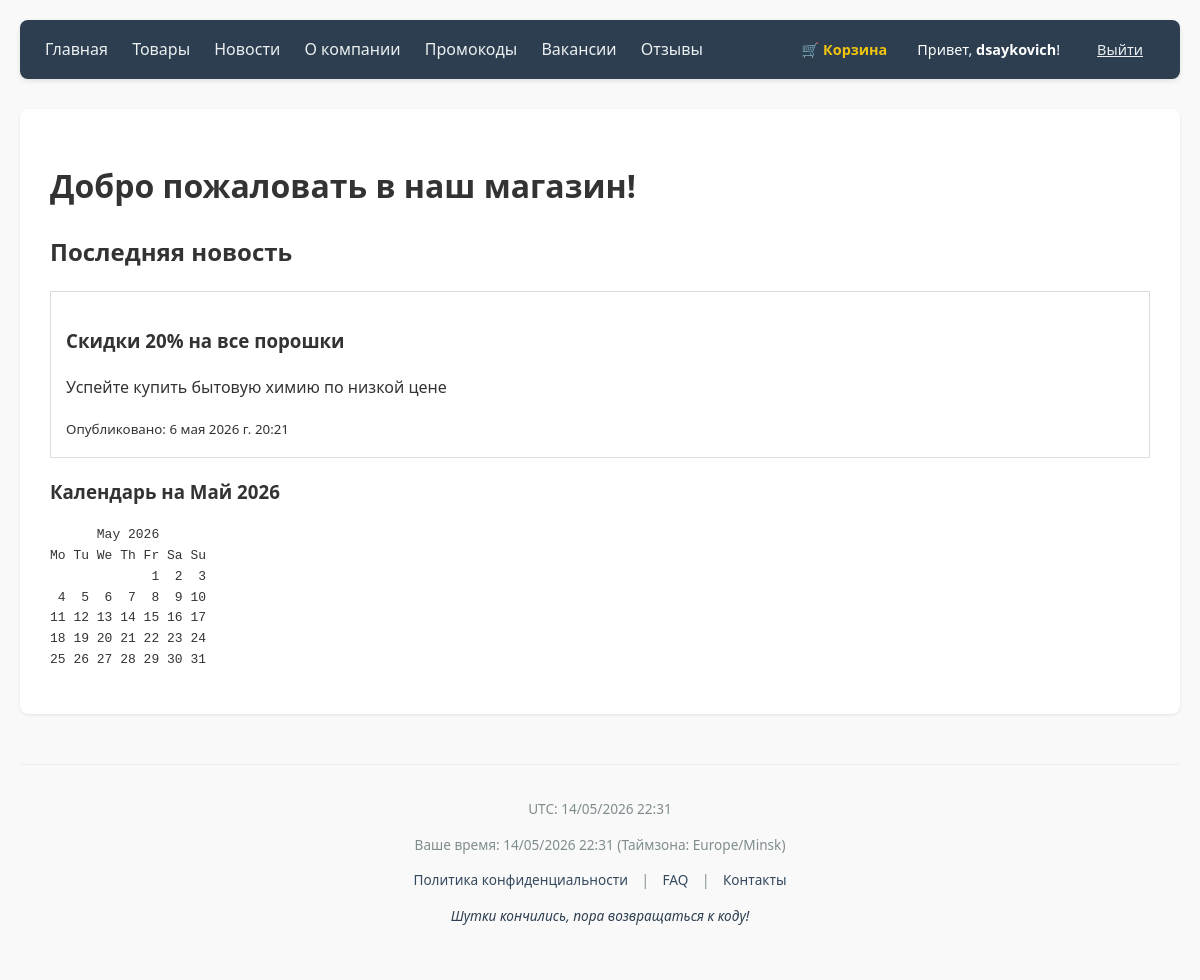
Screenshot of / (signed in) with the database file from the repository.
### shop/models.py (models this page shows)
class TimeStampedModel(models.Model):
    created_at = models.DateTimeField(auto_now_add=True, verbose_name="Дата добавления")
    updated_at = models.DateTimeField(auto_now=True, verbose_name="Дата изменения")
    class Meta:
        abstract = True # Это значит, что таблица в БД для этой модели создана не будет

class News(TimeStampedModel):
    title = models.CharField(max_length=200, verbose_name="Заголовок")
    short_description = models.CharField(max_length=255, verbose_name="Краткое содержание (1 предложение)")
    content = models.TextField(verbose_name="Полная статья")
    image = models.ImageField(upload_to='news/', verbose_name="Картинка")
    publish_date = models.DateTimeField(auto_now_add=True)
    class Meta:
        verbose_name_plural = "Новости"

### shop/views.py (the view)
# urls.py: re_path(r'^$', views.index, name='index'),
def index(request):
    latest_news = News.objects.order_by('-publish_date').first()
    context = {
        'latest_news': latest_news,
        'now_local': timezone.localtime(timezone.now()),
        'calendar_text': calendar.TextCalendar().formatmonth(2026, 5),  # Текстовый календарь
    }
    return render(request, 'shop/index.html', context)

### shop/context_processors.py (called while the page is built)
def global_date_context(request):
    now = timezone.now()
    return {
        'current_utc': now, # UTC время
        'current_local': timezone.localtime(now), # Время в таймзоне из settings.py
        'user_tz': timezone.get_current_timezone_name(),
        'text_calendar': calendar.TextCalendar().formatmonth(now.year, now.month),
    }

### shop/templates/shop/index.html
{% extends 'shop/base.html' %}
{% block content %}
    <h1>Добро пожаловать в наш магазин!</h1>
    <h2>Последняя новость</h2>
    {% if latest_news %}
        <div style="border: 1px solid #ddd; padding: 15px;">
            <h3>{{ latest_news.title }}</h3>
            <p>{{ latest_news.content|truncatewords:30 }}</p>
            <small>Опубликовано: {{ latest_news.publish_date }}</small>
        </div>
    {% else %}
        <p>Новостей пока нет.</p>
    {% endif %}
    <h3>Календарь на Май 2026</h3>
    <pre>{{ calendar_text }}</pre>
{% endblock %}

### shop/templates/shop/base.html (shortened to what this page needs)
<!DOCTYPE html>
<html lang="ru">
<head>
</head>
<body>
    <nav>
        <div class="nav-links">
            <a href="{% url 'index' %}">Главная</a>
            <a href="{% url 'product_list' %}">Товары</a>
            <a href="{% url 'news_list' %}">Новости</a>
            <a href="{% url 'about' %}">О компании</a>
            <a href="{% url 'promo_codes' %}">Промокоды</a>
            <a href="{% url 'vacancy_list' %}">Вакансии</a>
            <a href="{% url 'reviews' %}">Отзывы</a>
        </div>
        <div class="auth-block">
            {% if user.is_authenticated %}
                <a href="{% url 'view_cart' %}" style="color: #f1c40f; text-decoration: none; margin-right: 15px;">
                    🛒 Корзина
                </a>
                <span>Привет, <strong>{{ user.username }}</strong>!</span>
                <form action="{% url 'logout' %}" method="post" style="display:inline; margin-left:10px;">
                    <button type="submit" style="background:none; border:none; color:#ecf0f1; cursor:pointer; text-decoration:underline; font-family:inherit; font-size:inherit;">
                        Выйти
                    </button>
                </form>
            {% else %}
                <a href="{% url 'login' %}" style="color: #ecf0f1; text-decoration: none;">Войти</a> |
                <a href="{% url 'register' %}" style="color: #ecf0f1; text-decoration: none;">Регистрация</a>
            {% endif %}
        </div>
    </nav>
    <div class="content">
        {% block content %}{% endblock %}
    </div>
    <div class="footer">
        <div class="footer-info">
            <p>UTC: {{ current_utc|date:"d/m/Y H:i" }}</p>
            <p>Ваше время: {{ current_local|date:"d/m/Y H:i" }} (Таймзона: {{ user_tz }})</p>
        </div>
        <div class="footer-links">
            <a href="{% url 'privacy_policy' %}">Политика конфиденциальности</a> |
            <a href="{% url 'faq_list' %}">FAQ</a> |
            <a href="{% url 'contact_list' %}">Контакты</a>
        </div>
        <p id="joke-container" style="font-style: italic; color: #2c3e50;">🤖 Загрузка шутки...</p>
    </div>
</body>
</html>

### shop/templates/shop/base.html (style rules this page uses)
body { font-family: 'Segoe UI', Tahoma, Geneva, Verdana, sans-serif; margin: 0; padding: 20px; line-height: 1.6; color: #333; background-color: #f9f9f9; }
nav { background: #2c3e50; padding: 15px 25px; margin-bottom: 30px; display: flex; justify-content: space-between; align-items: center; border-radius: 8px; box-shadow: 0 2px 5px rgba(0,0,0,0.1); }
.nav-links a { margin-right: 20px; text-decoration: none; color: #ecf0f1; font-weight: 500; transition: 0.3s; }
.auth-block { color: #fff; font-size: 0.9em; display: flex; align-items: center; gap: 15px; }
.auth-block button { background: #e74c3c; color: white; border: none; padding: 5px 12px; border-radius: 4px; cursor: pointer; font-size: 0.9em; }
.auth-block a { color: #3498db; text-decoration: none; font-weight: bold; }
.content { background: white; padding: 30px; border-radius: 8px; box-shadow: 0 1px 3px rgba(0,0,0,0.1); min-height: 400px; }
.footer { margin-top: 50px; padding: 20px; text-align: center; font-size: 0.85em; color: #7f8c8d; border-top: 1px solid #eee; }
.footer-links { margin-bottom: 10px; }
.footer-links a { margin: 0 10px; color: #34495e; text-decoration: none; }

### rows the page displays
News: title "Скидки 20% на все порошки", content "Успейте купить бытовую химию по низкой цене", publish_date "6 мая 2026 г. 20:21"

### other values shown
{{ user.username }} "dsaykovich"
{{ calendar_text }} "May 2026 Mo Tu We Th Fr Sa Su 1 2 3 4 5 6 7 8 9 10 11 12 13 14 15 16 17 18 19 20 21 22 23 24 25 26 27 28 29 30 31"
{{ current_local|date:"d/m/Y H:i" }} "14/05/2026 22:31"
{{ user_tz }} "Europe/Minsk"
